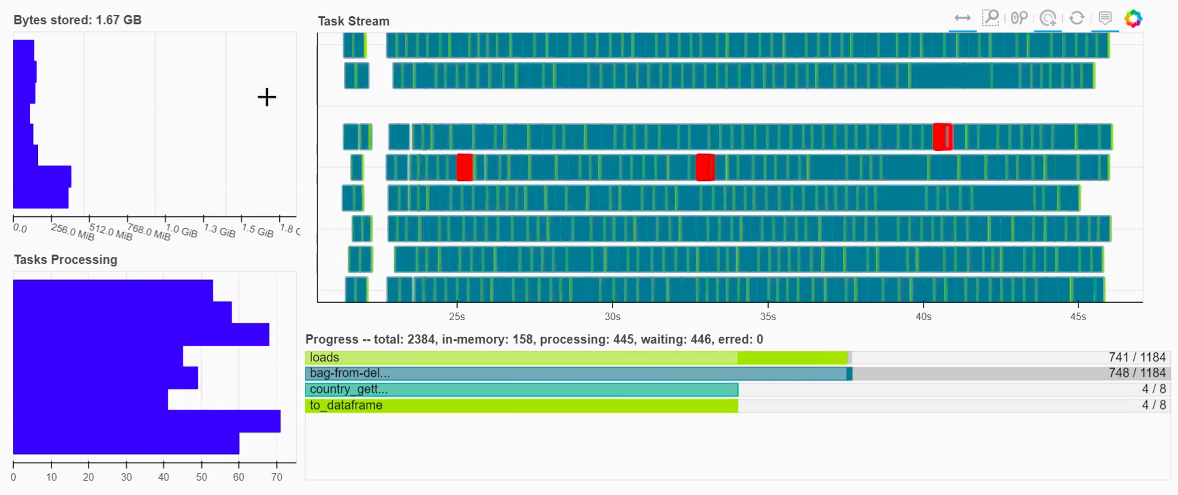
#> input picture 8workers.png, 1178 x 495 px
$ jupyter execute --allow-errors 'COVID_project_notebook_FINALRUN-2 (1).ipynb'
#> lines starting #> are read from the running program, lines starting #| are printed output that depends on the picture
# Meta-analysis of COVID-19 papers

### Project for Management and Analysis of Physics Datasets (Mod. B)
***

By: Benassi Federica (2019102), Ghidoni Rebecca (2026709), Negri Luca (2027589), Rinaldi Luca (2026363)

The COVID-19 pandemic has seen an unprecedented increase in the number of papers published on a single topic. The mass of information that is now readily accessible has been giving a hard time to the scientists, doctors and researchers trying to navigate it and finding what they are looking for.

That is why many Natural Language Processing (NLP) scientists have been trying to synthesize the mass of papers and distill the useful information from them. This project uses distributed processing frameworks to analyze the [massive dataset of papers regarding the COVID-19 pandemic](https://www.kaggle.com/allen-institute-for-ai/CORD-19-research-challenge). This dataset contains about ~200 000 papers, we will work on just around 1000 due to our hardware limitations, but in principle this code can be expanded to any dataset dimension.

[cell 1]
import pandas as pd
import numpy  as np
import time
import dask
import matplotlib.pyplot as plt
from dask.distributed import Client, LocalCluster

import dask.dataframe as dd
import dask.bag as db
import json
from urllib.request import urlopen

from wordcloud import WordCloud, STOPWORDS, ImageColorGenerator
import geopandas
import matplotlib.colors as colors
from mpl_toolkits.axes_grid1 import make_axes_locatable
from nltk.corpus import stopwords
import io


import time
from PIL import Image

## 0.1 Cluster setup
***

Since the group members are evenly distributed between Emilia-Romagna and Veneto, at first we were looking for a method to link together our machines through the net.

We succeded in the cluster creation using `ngrok`, a service that allows to expose any networked service that runs over TCP tunnels.
In its free version it allows to create 4 TCP tunnels for each machine with which we can establish a connenction between dask scheduler and the workers.
The idea was to dedicate one machine to the the scheduler, the dashboard, a worker and its nanny port, and all the others to two workers and their respective nanny ports.

|                	| machine_1 	| machine_2 	| machine_3 	| machine_4 	|
|----------------	|:-----------:	|:-----------:	|:-----------:	|:-----------:	|
| scheduler_port 	| 1         	| 0         	| 0         	| 0         	|
| dashboard_port 	| 1         	| 0         	| 0         	| 0         	|
| worker_port    	| 1         	| 2         	| 2         	| 2         	|
| nanny_port     	| 1         	| 2         	| 2         	| 2         	|

The cluster was functioning, it could properly execute some toy-examples and the country search task.
For more intensive tasks like the word counting one we faced some `CommClose` errors for which the computation could not converge.
That error was a pretty general communication error and poorly documented on the internet. We blamed it to the limited resources (40 connection per minute) offered by the free version of `ngrok`.

Because of this problem we decided to rely on CloudVeneto, a cloud service that provides computational resources. For this purpose, on the platform, we have available 3 virtual machines with 8Gb RAM each that are connected to the same network.
In order to setup the cluster we just need to run the scheduler, specifying the dashboard port accordingly to which port we have forwarded for the web browser visualization.

From the machine from which we will run the code, we execute the commands to turn on the scheduler and link to it two workers:
<font style="font-family: monospace; font-size:9pt; background-color:#EEEEEE">

\>> dask-scheduler --host tcp://10.67.22.15 --port 8786 --dashboard-address localhost:12222

\>> dask-worker tcp://10.67.22.15:8786 --nprocs 2 --nthreads 1 --memory-limit 2000M --name "America" --resources "ix=2"
</font>

From the second machine we run the command in order to activate another three workers:

<font style="font-family: monospace; font-size:9pt; background-color:#EEEEEE">

\>> dask-worker tcp://10.67.22.15:8786 --nprocs 3 --nthreads 1 --memory-limit 2000M --name "Africa" --resources "ix=2"
</font>

And from the latter another three workers:

<font style="font-family: monospace; font-size:9pt; background-color:#EEEEEE">

\>> dask-worker tcp://10.67.22.15:8786 --nprocs 1 --nthreads 1 --memory-limit 2000M --name "Europa" --resources "ix=1"

\>> dask-worker tcp://10.67.22.15:8786 --nprocs 1 --nthreads 1 --memory-limit 2000M --name "Oceania" --resources "ix=3"

\>> dask-worker tcp://10.67.22.15:8786 --nprocs 1 --nthreads 1 --memory-limit 2000M --name "Asia" --resources "ix=4"
</font>

Notice the specification of the flag `--resources`: this will be fundamental in the performances tests, because it allows to distinctly select the workers we want to use.

#> (a cell that did not finish here is left out)

[cell 3]
img = Image.open('8workers.png')
#> img is the input picture: PIL image 1178x495 RGBA; mean R, G, B, A 166.9, 194.7, 212.2, 255
img.show()

In the above image we can see 8 workers that are reading the 1184 files for the analysis.

## 0.2 Data description and read-out
***
The files containing the papers are in the format `.json`, thus we used the library `json` provided by python which converts them into dictionaries. The file are being read from github so we can give every worker the same path to files.
The structure of the original files is shown below: the papers have been modified so that the whole file is in just one line.

### JSON schema of full text documents

```json <font style="font-size:2pt">

{
    "paper_id": <str>,                      # 40-character sha1 of the PDF
    "metadata": {
        "title": <str>,
        "authors": [                        # list of author dicts, in order
            {
                "first": <str>,
                "middle": <list of str>,
                "last": <str>,
                "suffix": <str>,
                "affiliation": <dict>,
                "email": <str>
            },
            ...
        ],
        "abstract": [                       # list of paragraphs in the abstract
            {
                "text": <str>,
                "cite_spans": [             # list of character indices of inline citations
                                            # e.g. citation "[7]" occurs at positions 151-154 in "text"
                                            #      linked to bibliography entry BIBREF3
                    {
                        "start": 151,
                        "end": 154,
                        "text": "[7]",
                        "ref_id": "BIBREF3"
                    },
                    ...
                ],
                "ref_spans": <list of dicts similar to cite_spans>,     # e.g. inline reference to "Table 1"
                "section": "Abstract"
            },
            ...
        ],
        "body_text": [                      # list of paragraphs in full body
                                            # paragraph dicts look the same as above
            {
                "text": <str>,
                "cite_spans": [],
                "ref_spans": [],
                "eq_spans": [],
                "section": "Introduction"
            },
            ...
            {
                ...,
                "section": "Conclusion"
            }
        ],
        "bib_entries": {
            "BIBREF0": {
                "ref_id": <str>,
                "title": <str>,
                "authors": <list of dict>       # same structure as earlier,
                                                # but without `affiliation` or `email`
                "year": <int>,
                "venue": <str>,
                "volume": <str>,
                "issn": <str>,
                "pages": <str>,
                "other_ids": {
                    "DOI": [
                        <str>
                    ]
                }
            },
            "BIBREF1": {},
            ...
            "BIBREF25": {}
        },
        "ref_entries":
            "FIGREF0": {
                "text": <str>,                  # figure caption text
                "type": "figure"
            },
            ...
            "TABREF13": {
                "text": <str>,                  # table caption text
                "type": "table"
            }
        },
        "back_matter": <list of dict>           # same structure as body_text
    }
}

```
</font>

### Readout of the files from a github repository

#> (a cell that did not finish here is left out)

## 1.1 Word counter distributed algorithm
***

In NLP the frequency of appearance of a word in the documents is a very important quantity, so we want to compute it in the whole dataset of papers we are studying.

To complete this task we adopted a **Map-Reduce** approach to get these quantities, where a first count of how many times each of the words appear in each of the papers is performed (**Map** phase) and then the number of appearancies of the words between the documents is summed altogether (**Reduce** phase).

After the `body_text` field is plucked from the list of files, the **map** phase is handled by the function `word_counter` that accomplishes three main tasks:

* concatenating the `text` field for each of the sections of the `json` papers;

* cleaning the resulting string, by deleting unwanted characters and numbers, and removing *stopwords* (common words in the whole english language not really interesting to process);

* counting the occurencies of each word in the text.

[cell 5]
# [35 lines left out: function word_counter, not called in this run]

For the **reduce** phase we used the *foldby* functionality of dask bags, where a certain operation is applied to elements of the bag that share a certain key.

 The bags need to be flattened in order to have the elements of the bag being the signle tuple of word + number of occurency in paper. The operation applied is the sum of the occurencies.

 The result of this operation is a list of bags containing word + occurency in the whole corpus of papers. Below it is possible to find the code to run the proces described above.

[cell 6]
def add2(x1,x2):
    return x1 + x2[1]

def add3(a,b):
    return a+b

#> (a cell that did not finish here is left out)

#> (a cell that did not finish here is left out)

Below the most common words in the dataset can be seen, without the stopwords.

[cell 9]
n_to_plot = 20
n_low = 0

#> (the rest of this cell did not finish here and is left out)

The most common words are now presented in a wordcloud format in order to see them in a more intuitive way.

#> (a cell that did not finish here is left out)

## 1.2 Test with different workers and partitions.
***

We changed the number of workers and partitions to see how the performances are affected. The partitions chosen are always a multiple of the number of workers so that the partitions are split evenly among them. We chose $1,4,8,32,64,128$ as the number of partitions and $1,2,4,8$ as the number of workers. Each worker has 1 thread.

The results are shown in a seaborn heatmap.

[cell 11]
partitions = [1,4,8,32,64,128]
workers = [1,2,4,8]
## ----------------------------------------------------------------------------------------
##   so the worker should be initialized to have as resources "ix" respectively: 4,3,2,2,1,1,1,1
## ----------------------------------------------------------------------------------------
times_array=np.zeros([len(workers),len(partitions)])

#b = db.read_text(flistgit).map(json.loads).repartition(partitions[j])

#> (the rest of this cell did not finish here and is left out)

[cell 12]
import seaborn as sns

df_times=pd.DataFrame(times_array,workers,partitions)

fig,ax=plt.subplots(figsize=[10,10])

sns.heatmap(df_times,cmap='inferno_r',square=True,annot=True,fmt='.3f',cbar=True,ax=ax, cbar_kws={"shrink": 0.56})
plt.title('Computing time as a function of number of workers and partitions', fontweight='bold')
plt.ylabel('Workers')
plt.xlabel('Partitions')
plt.show()
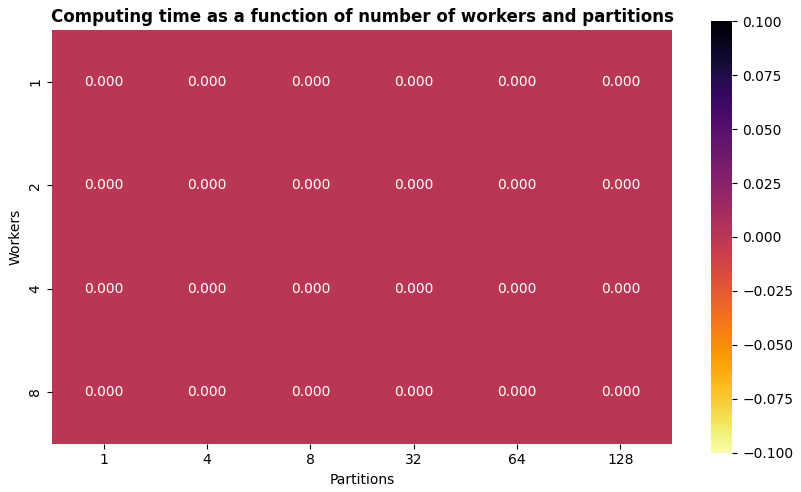
#> figure drawn by matplotlib, 2 panels

As we can see, increasing the number of workers usually makes the process run faster. If the number of partitions is too high, the process becomes rather slow because of the time needed to merge all of the results. The best result has been obtained with 8 workers (8 threads) and 8 partitions: we can conclude that in this special case the optimal situation is reached when the number of partitions is the same or a small multiple of the number of workers or threads.

In the next images it will be possible to see how Dask allows to work in parallel, reducing the computation time.

[cell 13]
img = Image.open('4part.png')
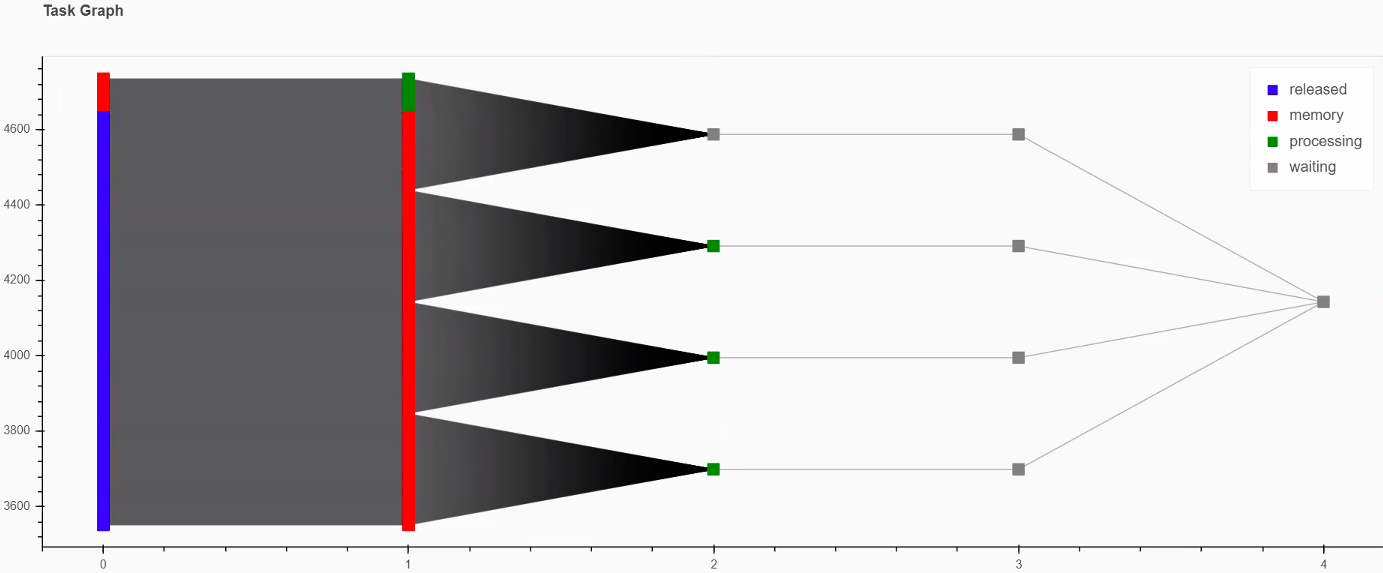
#> input picture 4part.png, 1383 x 573 px
#> img is the input picture: PIL image 1383x573 RGBA; mean R, G, B, A 204.7, 201.5, 204.3, 255
img.show()

In the above graph we can see how Dask parallelize the reading and the analysis of all the files. After this process all the informations are merged together using 4 partitions.

[cell 14]
img = Image.open('128part.png')
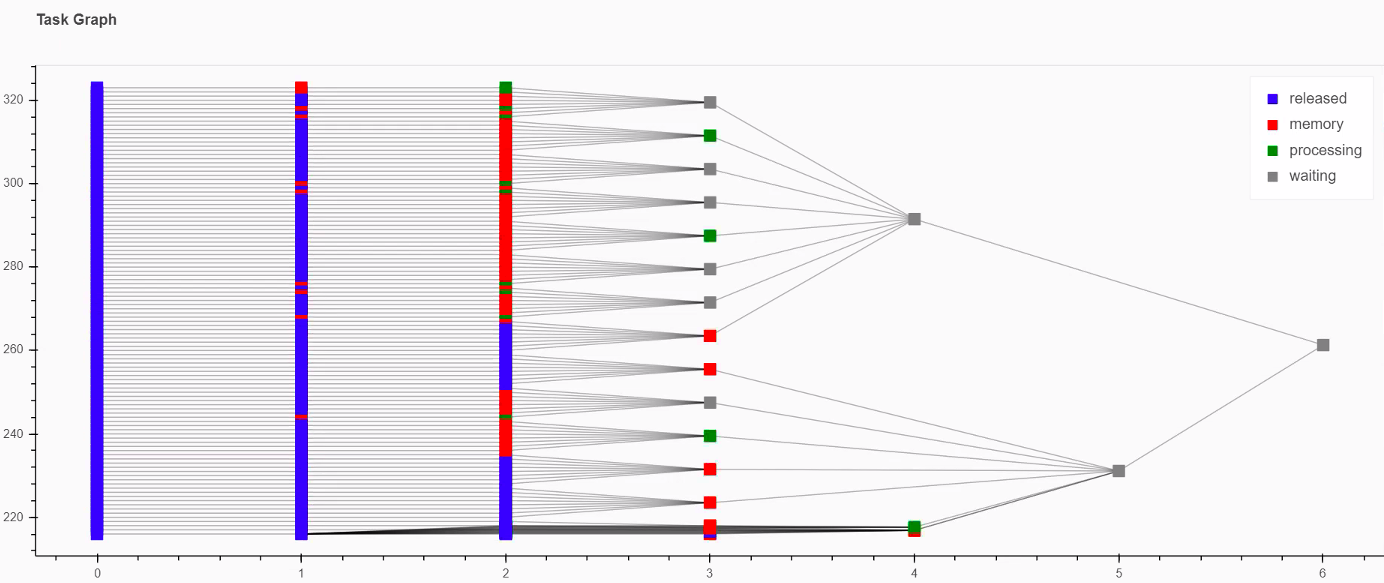
#> input picture 128part.png, 1384 x 583 px
#> img is the input picture: PIL image 1384x583 RGBA; mean R, G, B, A 238.4, 235.1, 240.2, 255
img.show()
